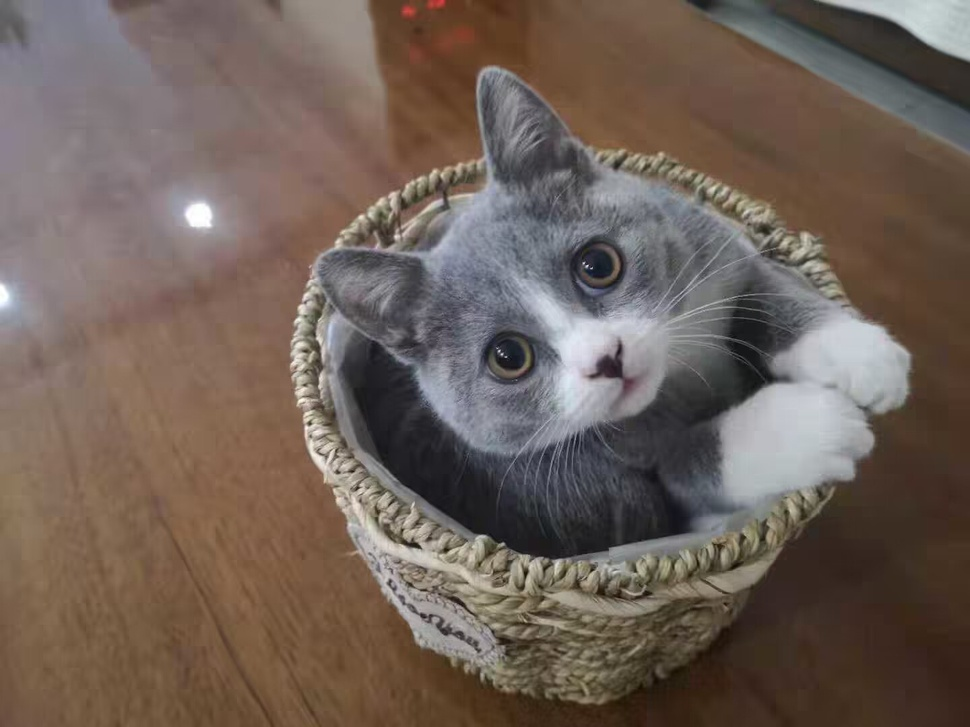
//> input picture Lesson2/第二次验收/Task1/img/1.jpg, 970 x 727 px, shrunk from 1440 x 1080 before the run
$ ./Task1   (built with g++ and OpenCV 4)
//> lines starting //> are read from the running program, lines starting //| are printed output that depends on the picture
//> further down, rgb is the input picture: 727 rows x 970 cols, CV_8UC3; mean B, G, R 88, 96.7, 111.2
#include<opencv2/opencv.hpp>
#include<opencv2/highgui/highgui.hpp>
#include<opencv2/core/core.hpp>
using namespace cv;
using namespace std;
void RGBtoHSV(Mat src,Mat &dst){
    dst=Mat::zeros(src.rows,src.cols,CV_8UC3);
    for(int i=0;i<src.rows;i++){
        for(int j=0;j<src.cols;j++){
            float r,g,b,h,s,v;
            //获取BGR数值
            b=src.at<Vec3b>(i,j)[0]/255.0;
            g=src.at<Vec3b>(i,j)[1]/255.0;
            r=src.at<Vec3b>(i,j)[2]/255.0;//rgb转换到[0,1]
            v=max({r,g,b});//V是BGR中最大值
            float diff=v-min({r,g,b});//预处理最大与最小的差值
            if(v==0) s=0;
            else s=diff/(v+FLT_EPSILON);//FLT_EPSILON表示浮点型的最高精度，防止diff=0的情况
            if(v==r)h=60.0*(g-b)/(diff+FLT_EPSILON);
            else if(v==g)h=120.0+60.0*(b-r)/(diff+FLT_EPSILON);
            else if(v==b)h=240.0+60.0*(r-g)/(diff+FLT_EPSILON);
            if(h<0.0)h+=360.0;
            dst.at<Vec3b>(i,j)[0]=(uchar)(h/2);
            dst.at<Vec3b>(i,j)[1]=(uchar)(s*255);
            dst.at<Vec3b>(i,j)[2]=(uchar)(v*255);//将hsv转换到[0，255]
        }
    }
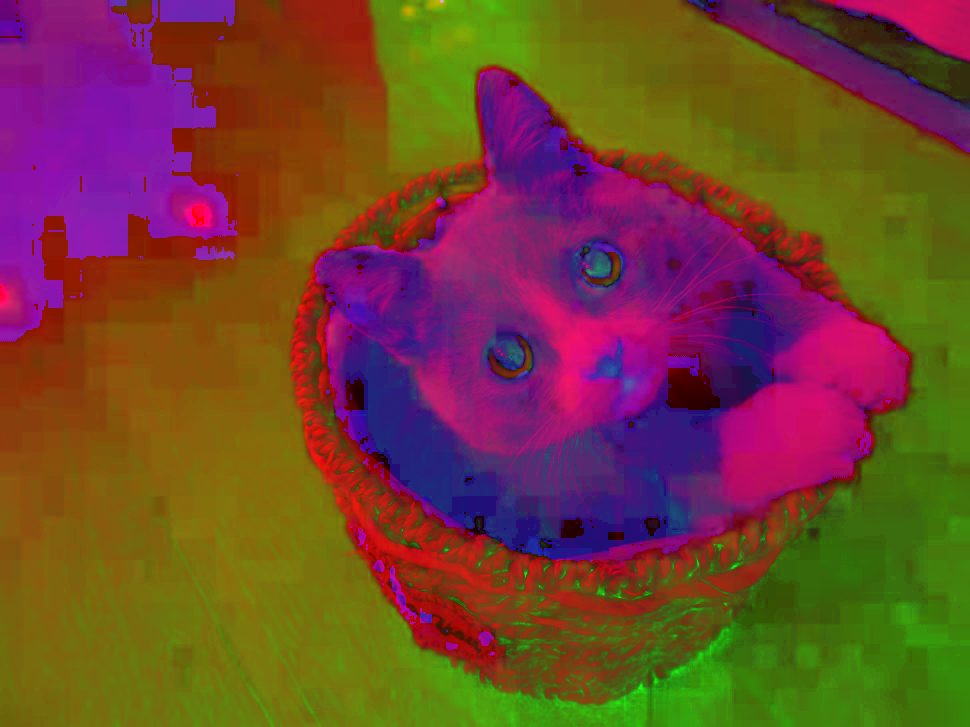
//> dst: 727 rows x 970 cols, CV_8UC3; mean B, G, R 49.1, 68.2, 113.4
}
void RGBtoGRAY(Mat src,Mat &dst){
    dst=Mat::zeros(src.rows,src.cols,CV_8UC1);
    for(int i=0;i<src.rows;i++){
        for(int j=0;j<src.cols;j++){
            float r,g,b,gray;
            b=src.at<Vec3b>(i,j)[0];
            g=src.at<Vec3b>(i,j)[1];
            r=src.at<Vec3b>(i,j)[2];
            gray=r*0.3+g*0.59+b*0.11;//rgb加权平均
            dst.at<uchar>(i,j)=(uchar)(gray);//灰度图单通道
        }
    }
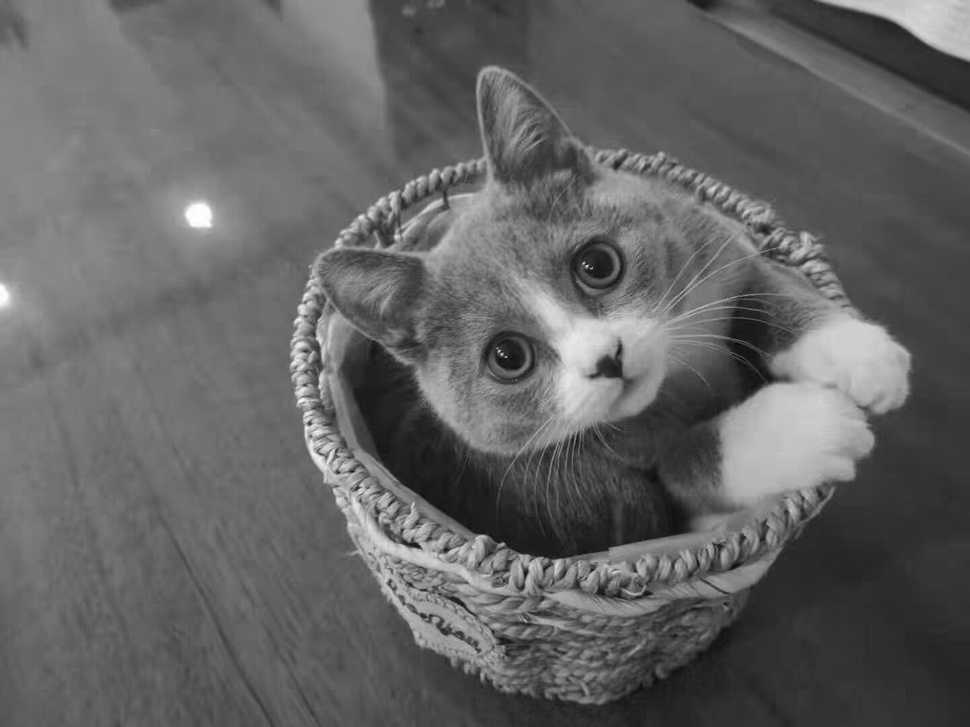
//> dst: 727 rows x 970 cols, CV_8UC1; min 7, max 255, mean 99.6
}
int main(){
    Mat rgb=imread("../img/1.jpg");
    Mat hsv,gray;
    RGBtoHSV(rgb,hsv);
    RGBtoGRAY(rgb,gray);
    imshow("rgb",rgb);
    imshow("hsv",hsv);
    imshow("gray",gray);
    waitKey(0);
    return 0;
}
